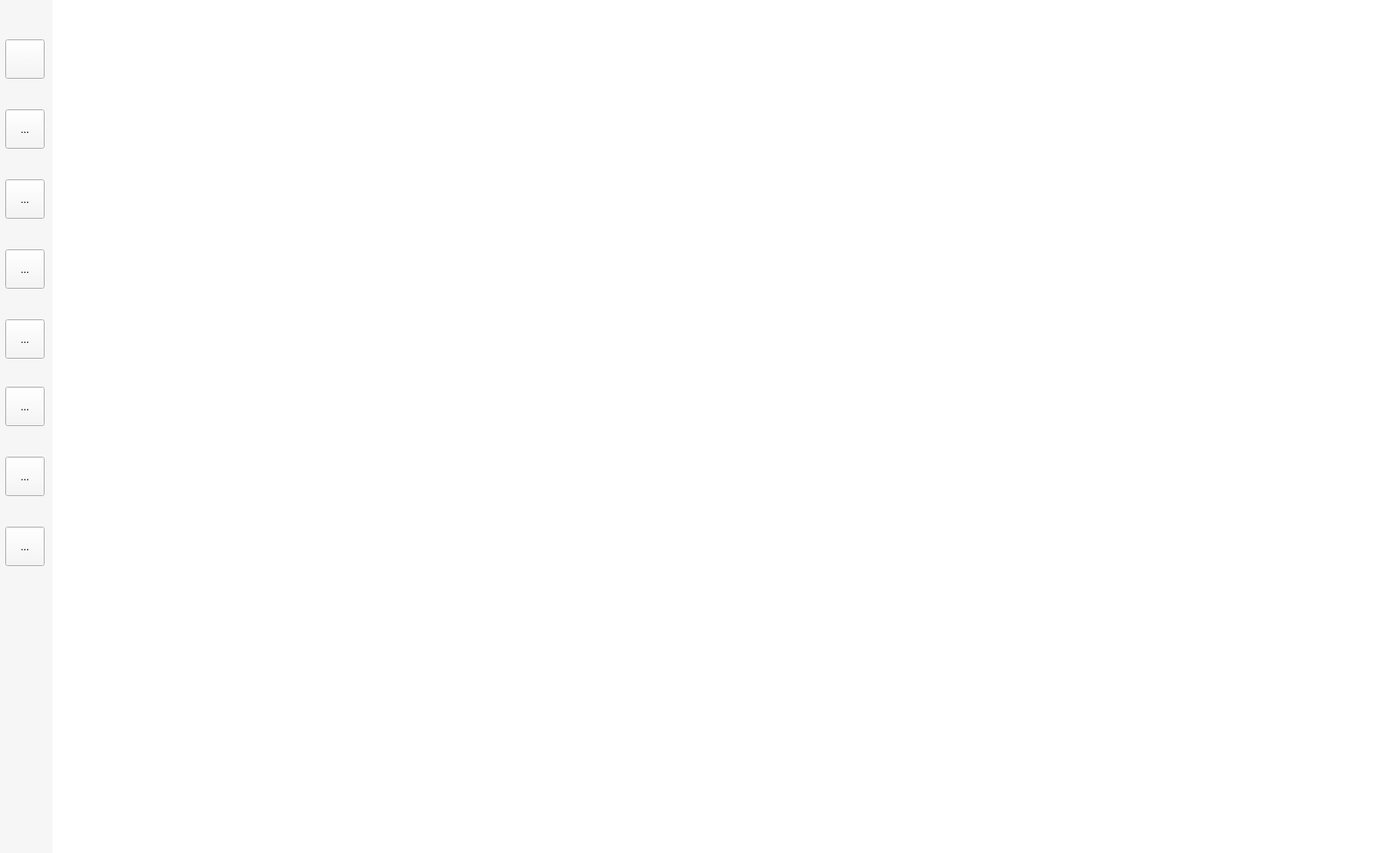
<?xml version="1.0" encoding="UTF-8"?>
<ui version="4.0">
 <class>userPage</class>
 <widget class="QMainWindow" name="userPage">
  <property name="geometry">
   <rect>
    <x>0</x>
    <y>0</y>
    <width>1600</width>
    <height>975</height>
   </rect>
  </property>
  <property name="windowTitle">
   <string>MainWindow</string>
  </property>
  <property name="styleSheet">
   <string notr="true">background-color: rgb(255, 255, 255);</string>
  </property>
  <widget class="QWidget" name="centralwidget">
   <widget class="QWidget" name="toolbar" native="true">
    <property name="geometry">
     <rect>
      <x>0</x>
      <y>0</y>
      <width>60</width>
      <height>975</height>
     </rect>
    </property>
    <property name="styleSheet">
     <string notr="true">background-color: rgb(246, 246, 246);</string>
    </property>
    <widget class="QToolButton" name="user_button">
     <property name="geometry">
      <rect>
       <x>6</x>
       <y>45</y>
       <width>45</width>
       <height>45</height>
      </rect>
     </property>
     <property name="font">
      <font>
       <pointsize>1</pointsize>
      </font>
     </property>
     <property name="text">
      <string>...</string>
     </property>
     <property name="icon">
      <iconset resource="icon.qrc">
       <normaloff>:/icon/user_on.png</normaloff>:/icon/user_on.png</iconset>
     </property>
     <property name="iconSize">
      <size>
       <width>45</width>
       <height>45</height>
      </size>
     </property>
     <property name="checkable">
      <bool>false</bool>
     </property>
     <property name="autoExclusive">
      <bool>false</bool>
     </property>
     <property name="autoRepeatDelay">
      <number>300</number>
     </property>
     <property name="autoRepeatInterval">
      <number>100</number>
     </property>
     <property name="autoRaise">
      <bool>false</bool>
     </property>
    </widget>
    <widget class="QToolButton" name="todo_button">
     <property name="geometry">
      <rect>
       <x>6</x>
       <y>125</y>
       <width>45</width>
       <height>45</height>
      </rect>
     </property>
     <property name="text">
      <string>...</string>
     </property>
     <property name="icon">
      <iconset resource="icon.qrc">
       <normaloff>:/icon/todo_off.png</normaloff>:/icon/todo_off.png</iconset>
     </property>
     <property name="iconSize">
      <size>
       <width>45</width>
       <height>45</height>
      </size>
     </property>
     <property name="autoRaise">
      <bool>false</bool>
     </property>
    </widget>
    <widget class="QToolButton" name="calendar_button">
     <property name="geometry">
      <rect>
       <x>6</x>
       <y>205</y>
       <width>45</width>
       <height>45</height>
      </rect>
     </property>
     <property name="text">
      <string>...</string>
     </property>
     <property name="icon">
      <iconset resource="icon.qrc">
       <normaloff>:/icon/calendar_off .png</normaloff>:/icon/calendar_off .png</iconset>
     </property>
     <property name="iconSize">
      <size>
       <width>45</width>
       <height>45</height>
      </size>
     </property>
     <property name="autoRaise">
      <bool>false</bool>
     </property>
    </widget>
    <widget class="QToolButton" name="count_down_button">
     <property name="geometry">
      <rect>
       <x>6</x>
       <y>285</y>
       <width>45</width>
       <height>45</height>
      </rect>
     </property>
     <property name="text">
      <string>...</string>
     </property>
     <property name="icon">
      <iconset resource="icon.qrc">
       <normaloff>:/icon/count_down_off.png</normaloff>:/icon/count_down_off.png</iconset>
     </property>
     <property name="iconSize">
      <size>
       <width>45</width>
       <height>45</height>
      </size>
     </property>
     <property name="autoRaise">
      <bool>false</bool>
     </property>
    </widget>
    <widget class="QToolButton" name="dustbin_button">
     <property name="geometry">
      <rect>
       <x>6</x>
       <y>365</y>
       <width>45</width>
       <height>45</height>
      </rect>
     </property>
     <property name="text">
      <string>...</string>
     </property>
     <property name="icon">
      <iconset resource="icon.qrc">
       <normaloff>:/icon/dustbin_off.png</normaloff>:/icon/dustbin_off.png</iconset>
     </property>
     <property name="iconSize">
      <size>
       <width>45</width>
       <height>45</height>
      </size>
     </property>
     <property name="autoRaise">
      <bool>false</bool>
     </property>
    </widget>
    <widget class="QToolButton" name="search_button">
     <property name="geometry">
      <rect>
       <x>6</x>
       <y>442</y>
       <width>45</width>
       <height>45</height>
      </rect>
     </property>
     <property name="text">
      <string>...</string>
     </property>
     <property name="icon">
      <iconset resource="icon.qrc">
       <normaloff>:/icon/search_off.png</normaloff>:/icon/search_off.png</iconset>
     </property>
     <property name="iconSize">
      <size>
       <width>45</width>
       <height>45</height>
      </size>
     </property>
     <property name="autoRaise">
      <bool>false</bool>
     </property>
    </widget>
    <widget class="QToolButton" name="log_button">
     <property name="geometry">
      <rect>
       <x>6</x>
       <y>522</y>
       <width>45</width>
       <height>45</height>
      </rect>
     </property>
     <property name="text">
      <string>...</string>
     </property>
     <property name="icon">
      <iconset resource="icon.qrc">
       <normaloff>:/icon/log_off.png</normaloff>:/icon/log_off.png</iconset>
     </property>
     <property name="iconSize">
      <size>
       <width>45</width>
       <height>45</height>
      </size>
     </property>
     <property name="autoRaise">
      <bool>false</bool>
     </property>
    </widget>
    <widget class="QToolButton" name="setting_button">
     <property name="geometry">
      <rect>
       <x>6</x>
       <y>602</y>
       <width>45</width>
       <height>45</height>
      </rect>
     </property>
     <property name="text">
      <string>...</string>
     </property>
     <property name="icon">
      <iconset resource="icon.qrc">
       <normaloff>:/icon/setting_off.png</normaloff>:/icon/setting_off.png</iconset>
     </property>
     <property name="iconSize">
      <size>
       <width>45</width>
       <height>45</height>
      </size>
     </property>
     <property name="autoRaise">
      <bool>false</bool>
     </property>
    </widget>
    <zorder>todo_button</zorder>
    <zorder>calendar_button</zorder>
    <zorder>count_down_button</zorder>
    <zorder>dustbin_button</zorder>
    <zorder>search_button</zorder>
    <zorder>log_button</zorder>
    <zorder>setting_button</zorder>
    <zorder>user_button</zorder>
   </widget>
  </widget>
 </widget>
 <resources>
  <include location="icon.qrc"/>
 </resources>
 <connections/>
</ui>
